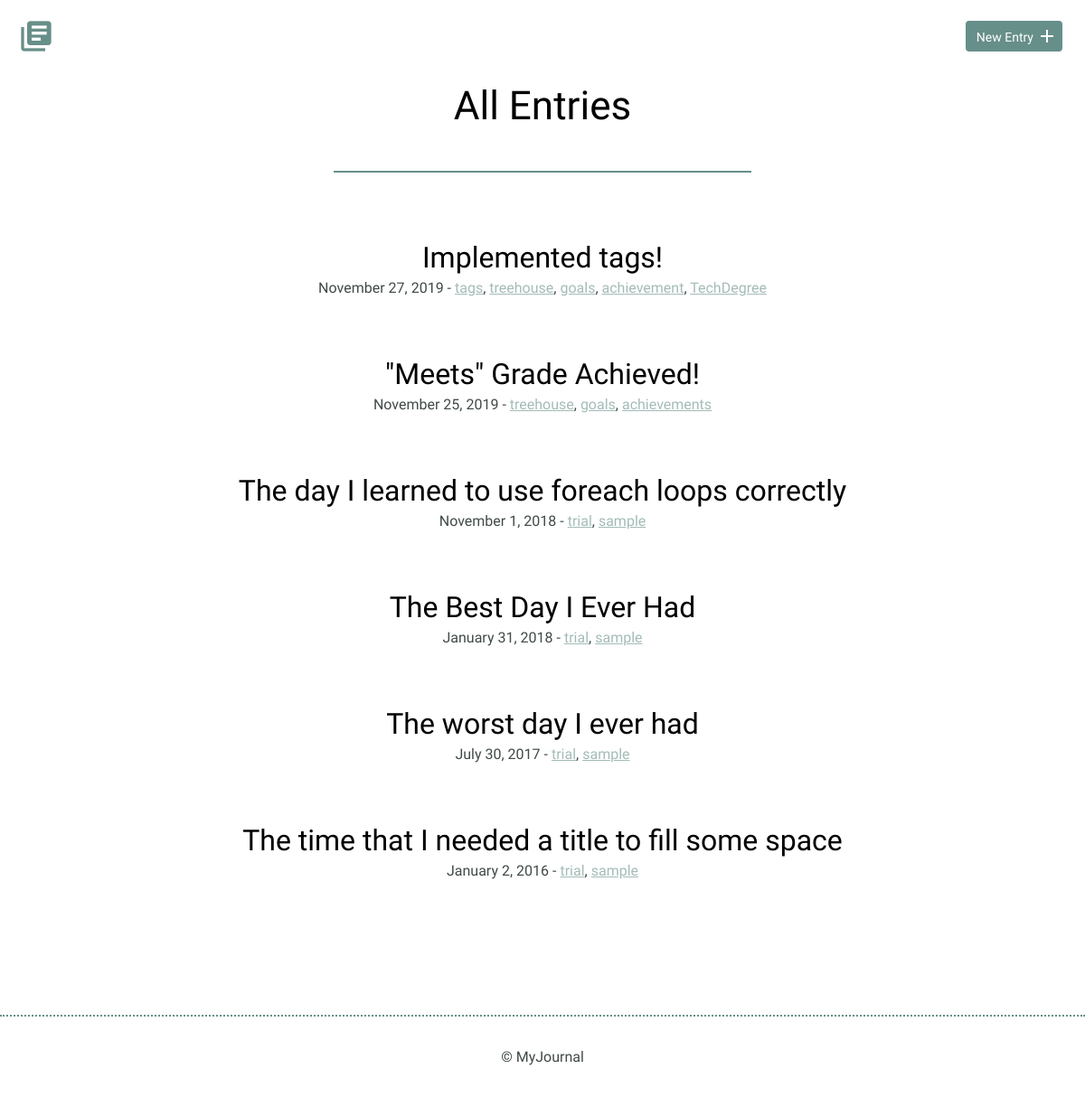
The page / on the database its author committed.
### tables this page shows
CREATE TABLE "entries" (
	"id"	INTEGER,
	"title"	TEXT,
	"date"	TEXT,
	"time_spent"	INTEGER,
	"learned"	BLOB,
	"resources"	BLOB,
	"tags"	BLOB,
	PRIMARY KEY("id")
);

### inc/functions.php (called while the page is built, shortened)
<?php
function get_entries_list($tag=null){
  include("connection.php");
  try {
    $sql = "SELECT * FROM entries";
    $sql .= " ORDER BY date DESC";
    $results = $db->prepare($sql);
    $results->execute();
    $entries = $results->fetchAll(PDO::FETCH_ASSOC);
    return $entries;
  } catch (Exception $e){
    return array();
  }
}
function get_tags($entry){
  $tags = [];
  $raw_tags = $entry['tags'];
  $exploded_tags = explode(',',$raw_tags);
  foreach ($exploded_tags as $exploded_tag){
    $tags[] = trim($exploded_tag);
  }
  return $tags;
}

### index.php (the view, shortened to what this page needs)
<?php
require_once('./inc/connection.php');
include('./inc/functions.php');
$tag=null;
$pageTitle="All Entries";
include('./inc/header.php');
?>
<section>
  <div class="container">
    <h1><?= $pageTitle; ?></h1>
    <hr />
    <div class="entry-list">
      <?php
      foreach(get_entries_list($tag) as $entry) {
      $vardate = explode('-',$entry['date']);
      $year = intval($vardate[0]);
      $month = date('F',mktime(0,0,0,intval($vardate[1])));
      $date = intval($vardate[2]);
      $tags = get_tags($entry);
      ?>
      <article>
        <h2><a href="detail.php?id=<?= $entry['id']; ?>"><?= $entry['title']; ?></a></h2>
        <time datetime="<?= $entry['date'] ?>"><?= $month; ?> <?= $date ?>, <?= $year; ?></time>
        -
        <span>
          <?php
          $tags_output = [];
          foreach($tags as $tag){
            $tags_output[] = "<a href='index.php?tag=$tag'>$tag</a>";
          }
          echo implode(", ",$tags_output);
          ?>
        </span>
      </article>
      <?php } ?>
    </div>
  </div>
</section>
<?php
include('./inc/footer.php');
?>

### inc/header.php (shortened to what this page needs)
<!DOCTYPE html>
<html>
<head>
  <link rel="stylesheet" href="css/normalize.css">
  <link rel="stylesheet" href="css/site.css">
</head>
<body>
  <header>
    <div class="container">
      <div class="site-header">
        <a class="logo" href="index.php"><i class="material-icons">library_books</i></a>
        <a class="button icon-right" href="entry.php"><span>New Entry</span> <i class="material-icons">add</i></a>
      </div>
    </div>
  </header>

### inc/footer.php
<footer>
  <div>
    &copy; MyJournal
  </div>
</footer>
</body>
</html>

### css/site.css (style rules this page uses)
body { font-size: 16px; color: #404a49; font-family: "Cousine", serif; font-weight: 400; }
.container { margin: 0 auto; padding: 0 25px; }
header .site-header { margin: 0 auto; height: 95px; }
header .logo i { color: #678f89; margin: 20px 0 0 -5px; float: left; font-size: 40px; }
header .button { float: right; margin: 33px 0 0 0; }
footer { text-align: center; padding: 35px 0; border-top: 2px dotted #678f89; }
.button { padding: 8px 10px 6px 10px; background: #678f89; border: 2px solid #678f89; border-radius: 4px; text-decoration: none; color: #FFF; position: relative; text-align: center; font-size: 14px; }
.button.icon-right { padding-right: 30px; top: -10px; }
.button.icon-right i { position: absolute; top: 3px; right: 3px; }
h1, h2, h3 { margin: 0; font-weight: 400; line-height: 1em; color: #000; }
h1 { font-size: 44px; margin-bottom: 12px; text-align: center; }
h2 { font-size: 32px; }
h2 a { text-decoration: none; color: #000; }
hr { border: 1px solid #678f89; width: 40%; margin-top: 50px; }
.entry-list, .edit-entry, .new-entry { max-width: 800px; margin: 0 auto; padding: 70px 0 150px 0; }
.entry-list { display: flex; flex-direction: column; }
.entry-list article { margin-bottom: 70px; text-align: center; }
.entry-list article:last-child { margin-bottom: 0; }
.entry-list article h2 { margin-bottom: 8px; }
.entry-list article span a { color: #678f89; opacity: 0.6; }

### rows shown on the page
entries: title "Implemented tags!", date "November", date "27", date "2019", tag "tags treehouse goals achievement TechDegree", tags_output ", , , ,"
entries: title "\"Meets\" Grade Achieved!", date "November", date "25", date "2019", tag "treehouse goals achievements", tags_output ", ,"
entries: title "The day I learned to use foreach loops correctly", date "November", date "1", date "2018", tag "trial sample", tags_output ","
entries: title "The Best Day I Ever Had", date "January", date "31", date "2018", tag "trial sample", tags_output ","
entries: title "The worst day I ever had", date "July", date "30", date "2017", tag "trial sample", tags_output ","
entries: title "The time that I needed a title to fill some space", date "January", date "2", date "2016", tag "trial sample", tags_output ","

### other values the page prints
$pageTitle "All Entries"
